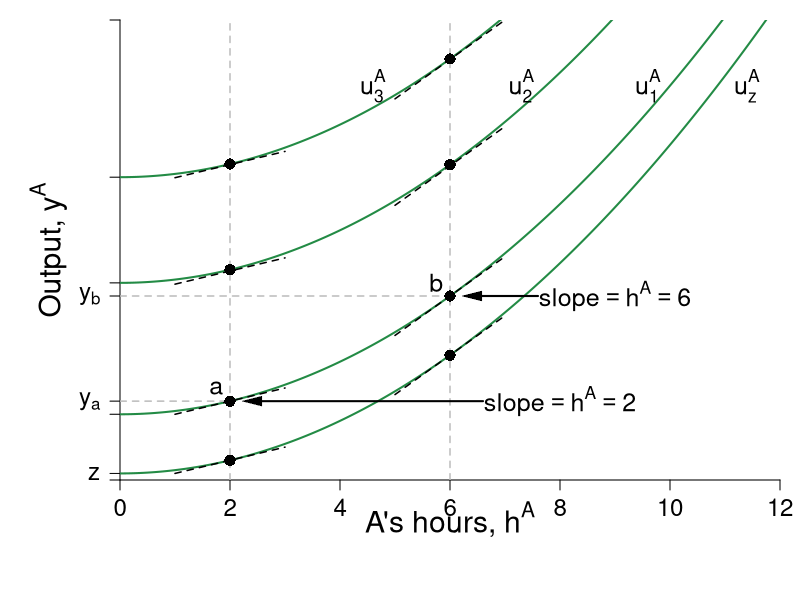

Here is the R script that generated this plot:
require(shape)
pdf(file = "coordination_failures/coord_indiff_ya.pdf", width = 9, height = 7)

#Set parameters for graphics
pointsize <- 1.8
axislabelsize <- 1.8
labelsize <- 1.5
namesize <- 1.8
annotatesize <- 1.5
graphlinewidth <- 2
segmentlinewidth <- 1.5

COL <- c("#7fc97f", "#beaed4", "#fdc086", "#ffff99", "#386cb0", "#f0027f", "#bf5b17", "#666666")
COLA <- c("#99d8c9","#66c2a4","#41ae76", "#238b45", "#005824")
COLB <- c("#4eb3d3", "#2b8cbe", "#0868ac","#084081")

par(mar =  c(6, 6, 1, 1))

indiffA <- function(ea, uA = 46.08) {
  uA + (1/2)*(ea)^2
}

mrsA <- function(ea){
  ea
}

slopeline <- function(ea, yint = 0.5, slope = 2){
  yint + slope*ea
}


xlims <- c(0, 12)
ylims <- c(0, 70)

npts <- 501 
x <- seq(xlims[1], xlims[2], length.out = npts)
y <- seq(ylims[1], ylims[2], length.out = npts) 
a <- c(12, 46.08, 90)

#B's value when at A's bliss point
#0.35*log(5.88) + 0.35*log(8.88) + 0.5*log(10 - 5.88) + 0.5*log(15 - 8.88) 

#B's bliss point x = 4.11765; y = 6.17647
#A's value when at A's bliss point
#0.5*log(4.11765) + 0.5*log(6.17647) + 0.35*log(10 - 4.11765) + 0.35*log(15 - 6.17647) 


plot(0, 0, xlim = xlims, ylim = ylims, type = "n",
     xlab = expression(paste("")),
     ylab = expression(paste("")), 
     xaxt = "n", 
     yaxt = "n", 
     cex.lab = axislabelsize, 
     bty = "n",
     xaxs="i", 
     yaxs="i")

# ticksy <- seq(from = 0, to = ylims[2], by = 2)
# ylabels <- seq(from = 0, to = ylims[2], by = 2)
ticksx <- seq(from = 0, to = xlims[2], by = 2)
xlabels <- seq(from = 0, to = xlims[2], by = 2)
ticksy <- c(0, 1, 10, 12, 28, 30, 46.08, 70)
ylabels <- c(NA, expression(z), expression(paste()), expression(paste(y[a])),expression(paste(y[b])), expression(paste()), expression(paste()), NA)
# ticksx <- c(0, 6.9, 12, 9.6, 16, 24, 26)
# xlabels <- c(NA, expression(paste(e^A,"*")), expression(paste(1/2*beta)), expression(paste(e^{AN})), expression(paste(alpha)), expression(paste(1/beta)), NA)

axis(1, at = ticksx, pos = 0, labels = xlabels, cex.axis= labelsize - 0.05)
axis(2, at = ticksy, pos = 0, labels = ylabels, las = 1, cex.axis= labelsize - 0.05)

npts <- 500 
xx1 <- seq(xlims[1], xlims[2], length.out = npts)

lines(xx1, indiffA(xx1, uA = 1), col = COLA[4], lwd = graphlinewidth)
lines(xx1, indiffA(xx1, uA = 10), col = COLA[4], lwd = graphlinewidth)
lines(xx1, indiffA(xx1, uA = 30), col = COLA[4], lwd = graphlinewidth)
lines(xx1, indiffA(xx1, uA = 46.08), col = COLA[4], lwd = graphlinewidth)

# lines(xx1, brfB(xx1, alpha = 16, beta = 1/24), col = COLB[4], lwd = graphlinewidth)
# lines(xx1, brfPEA(xx1, alpha = 16, beta = 1/24), col = COLA[4], lwd = graphlinewidth)
# lines(xx1, brfPEB(xx1, alpha = 16, beta = 1/24), col = COLB[4], lwd = graphlinewidth)

# contour(x, y, 
#         outer(x, y, uA),
#         #labels = c("v1", "v2", "v3"),
#         drawlabels = FALSE,
#         col = COLA[3],
#         #xlab = expression(paste("A's Apples, ", x)),
#         #ylab = expression(paste("A's Oranges, ", y)),
#         #cex.lab = axislabelsize,
#         lwd = graphlinewidth,
#         levels = a, 
#         xaxs="i", 
#         yaxs="i", 
#         add = TRUE)


segments(2, 0, 2, ylims[2], lty = 2, col = "gray" , lwd = segmentlinewidth)
segments(6, 0, 6, ylims[2], lty = 2, col = "gray" , lwd = segmentlinewidth)
segments(0, 12, 2, 12, ylims[2], lty = 2, col = "gray" , lwd = segmentlinewidth)
segments(0, 28, 6, 28, ylims[2], lty = 2, col = "gray" , lwd = segmentlinewidth)


#mtext(expression(paste("A's hours, ", h^A)), side=1, line = 3.2, cex = axislabelsize)
text(0.5*xlims[2], -6, expression(paste("A's hours, ", h^A)), xpd = TRUE, cex = axislabelsize)
text(-1.3, 0.5*ylims[2], expression(paste("Output, ", y^A)), xpd = TRUE, cex = axislabelsize, srt = 90)
#
text(8, 12, expression(paste("slope", phantom()==h^A, phantom() == 2)), cex = annotatesize)
Arrows(6.6, 12, 2.4, 12, col = "black", lty = 1, lwd = 2, arr.type = "triangle", arr.lwd = 0.5)
#
text(9, 28, expression(paste("slope", phantom()==h^A, phantom() == 6)), cex = annotatesize)
Arrows(7.6, 28, 6.4, 28, col = "black", lty = 1, lwd = 2, arr.type = "triangle", arr.lwd = 0.5)

#Label the iso-welfare functions for the HG, Aisha
text(11.4, 60, expression(u[z]^A), cex = annotatesize)
text(9.6, 60, expression(u[1]^A), cex = annotatesize)
text(7.3, 60, expression(u[2]^A), cex = annotatesize)
text(4.6, 60, expression(u[3]^A), cex = annotatesize)

text(1.75, 14, expression(a), cex = annotatesize)
text(5.75, 30, expression(b), cex = annotatesize)



lowint <- c(8, 27.8, 44)

slopex1 <- seq(1,3,length.out = 200)
lines(slopex1, slopeline(slopex1, yint = -1, slope = mrsA(ea = 2)), col = "black", lty = 2, lwd = segmentlinewidth)
lines(slopex1, slopeline(slopex1, yint = lowint[1], slope = mrsA(ea = 2)), col = "black", lty = 2, lwd = segmentlinewidth)
lines(slopex1, slopeline(slopex1, yint = lowint[2], slope = mrsA(ea = 2)), col = "black", lty = 2, lwd = segmentlinewidth)
lines(slopex1, slopeline(slopex1, yint = lowint[3], slope = mrsA(ea = 2)), col = "black", lty = 2, lwd = segmentlinewidth)

highint <- c(-8, 11.8, 28)
slopex2 <- seq(5,7,length.out = 200)
lines(slopex2, slopeline(slopex2, yint = -17, slope = mrsA(ea = 6)), col = "black", lty = 2, lwd = segmentlinewidth)
lines(slopex2, slopeline(slopex2, yint = highint[1], slope = mrsA(ea = 6)), col = "black", lty = 2, lwd = segmentlinewidth)
lines(slopex2, slopeline(slopex2, yint = highint[2], slope = mrsA(ea = 6)), col = "black", lty = 2, lwd = segmentlinewidth)
lines(slopex2, slopeline(slopex2, yint = highint[3], slope = mrsA(ea = 6)), col = "black", lty = 2, lwd = segmentlinewidth)


firstpointsx <- c(2, 2, 2, 2)
firstpointsy <- c(indiffA(ea = firstpointsx[1], uA = 1), indiffA(ea = firstpointsx[2], uA = 10), indiffA(ea = firstpointsx[3], uA = 30), indiffA(ea = firstpointsx[4], uA = 46.08))
points(firstpointsx, firstpointsy, pch = 16, col = "black", cex = 1.5)

secondpointsx <- c(6, 6, 6, 6)
secondpointsy <- c(indiffA(ea = 6, uA = 1), indiffA(ea = 6, uA = 10), indiffA(ea = 6, uA = 30), indiffA(ea = 6, uA = 46.08))
points(secondpointsx, secondpointsy, pch = 16, col = "black", cex = 1.5)




dev.off()
